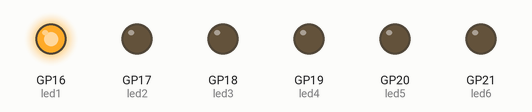
Recording of a program running on a simulated Raspberry Pi Pico running MicroPython. Parts: output pins drawn as LEDs (lit = HIGH).

Above: at 0.15 s.
At 14.1 s:
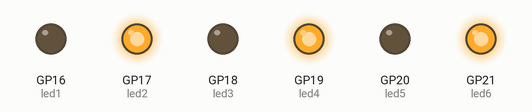
At 19.2 s:
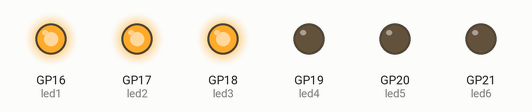
At 22.2 s:
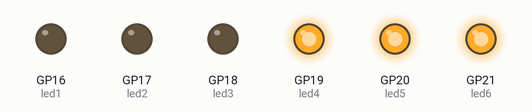
At 24.5 s:
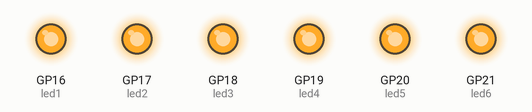
At 39.8 s:
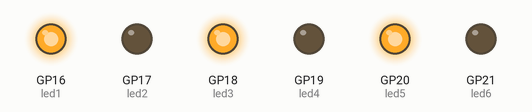
Timing chart, 0 to 40.0 s (numbered marks = the images above):
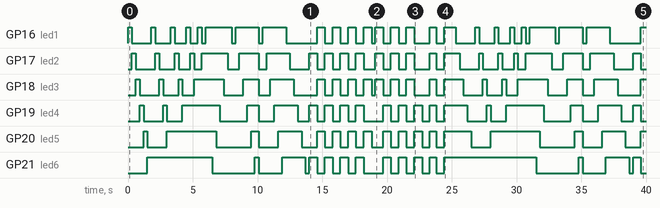

The program:

Full_Pattern.py
```python
from machine import Pin
from utime import sleep


led1=Pin(16,Pin.OUT)
led2=Pin(17,Pin.OUT)
led3=Pin(18,Pin.OUT)
led4=Pin(19,Pin.OUT)
led5=Pin(20,Pin.OUT)
led6=Pin(21,Pin.OUT)


while True:

    led1.value(1)
    sleep(0.3)
    led1.value(0)
    led2.value(1)
    sleep(0.3)
    led2.value(0)
    led3.value(1)
    sleep(0.3)
    led3.value(0)
    led4.value(1)
    sleep(0.3)
    led4.value(0)
    led5.value(1)
    sleep(0.3)
    led5.value(0)
    led6.value(1)
    sleep(0.3)
    led1.value(1)
    sleep(0.3)
    led1.value(0)
    led2.value(1)

    sleep(0.3)
    led2.value(0)
    led3.value(1)
    sleep(0.3)
    led3.value(0)
    led4.value(1)
    sleep(0.3)
    led4.value(0)
    led5.value(1)
    sleep(0.3)
    led1.value(1)
    sleep(0.3)
    led1.value(0)
    led2.value(1)
    sleep(0.3)
    led2.value(0)
    led3.value(1)
    sleep(0.3)
    led3.value(0)
    led4.value(1)
    sleep(0.3)
    led1.value(1)
    sleep(0.3)
    led1.value(0)
    led2.value(1)
    sleep(0.3)
    led2.value(0)
    led3.value(1)
    sleep(0.3)
    led1.value(1)
    sleep(0.3)

    led1.value(0)
    led2.value(1)
    sleep(0.3)
    led1.value(1)
    sleep(0.5)

    led6.value(0)
    sleep(0.3)
    led5.value(0)
    sleep(0.3)
    led4.value(0)
    sleep(0.3)
    led3.value(0)
    sleep(0.3)
    led2.value(0)
    sleep(0.3)
    led1.value(0)
    sleep(0.3)

    led1.value(1)
    sleep(0.3)
    led2.value(1)
    sleep(0.3)
    led3.value(1)
    sleep(0.3)
    led4.value(1)
    sleep(0.3)
    led5.value(1)
    sleep(0.3)
    led6.value(1)
    sleep(0.3)

    led6.value(0)
    led5.value(0)
    led4.value(0)
    led3.value(0)
    led2.value(0)
    led1.value(0)
    sleep(.3)

    led1.toggle()
    sleep(.3)
    led2.toggle()
    sleep(.3)
    led3.toggle()
    sleep(.3)
    led4.toggle()
    sleep(.3)
    led5.toggle()
    sleep(.3)
    led6.toggle()
    sleep(.3)

    led1.toggle()
    sleep(.3)
    led2.toggle()
    sleep(.3)
    led3.toggle()
    sleep(.3)
    led4.toggle()
    sleep(.3)
    led5.toggle()
    sleep(.3)
    led6.toggle()
    sleep(.3)

    led6.value(1)
    led5.value(0)
    led4.value(1)
    led3.value(0)
    led2.value(1)
    led1.value(0)
    sleep(.6)

    led6.value(0)
    led5.value(1)
    led4.value(0)
    led3.value(1)
    led2.value(0)
    led1.value(1)
    sleep(.6)

    led6.value(1)
    led5.value(0)
    led4.value(1)
    led3.value(0)
    led2.value(1)
    led1.value(0)
    sleep(.6)


    led6.value(0)
    led5.value(1)
    led4.value(0)
    led3.value(1)
    led2.value(0)
    led1.value(1)
    sleep(.6)

    led6.value(1)
    led5.value(0)
    led4.value(1)
    led3.value(0)
    led2.value(1)
    led1.value(0)
    sleep(.6)

    led6.value(0)
    led5.value(1)
    led4.value(0)
    led3.value(1)
    led2.value(0)
    led1.value(1)
    sleep(.6)

    led6.value(1)
    led5.value(0)
    led4.value(1)
    led3.value(0)
    led2.value(1)
    led1.value(0)
    sleep(.6)


    led6.value(0)
    led5.value(1)
    led4.value(0)
    led3.value(1)
    led2.value(0)
    led1.value(1)
    sleep(.6)

    led6.value(0)
    led5.value(0)
    led4.value(0)
    led3.value(0)
    led2.value(0)
    led1.value(0)
    sleep(.3)

    led6.value(0)
    led5.value(0)
    led4.value(0)
    led3.value(1)
    led2.value(1)
    led1.value(1)
    sleep(.6)

    led6.value(1)
    led5.value(1)
    led4.value(1)
    led3.value(0)
    led2.value(0)
    led1.value(0)
    sleep(.6)

    led6.value(0)
    led5.value(0)
    led4.value(0)
    led3.value(1)
    led2.value(1)
    led1.value(1)
    sleep(.6)

    led6.value(1)
    led5.value(1)
    led4.value(1)
    led3.value(0)
    led2.value(0)
    led1.value(0)
    sleep(.6)

    led6.value(0)
    led5.value(0)
    led4.value(0)
    led3.value(1)
    led2.value(1)
    led1.value(1)
    sleep(.6)

    led6.value(1)
    led5.value(1)
    led4.value(1)
    led3.value(0)
    led2.value(0)
    led1.value(0)
    sleep(.6)

    led6.value(0)
    led5.value(0)
    led4.value(0)
    led3.value(0)
    led2.value(0)
    led1.value(0)
    sleep(.6)

    led6.value(1)
    led5.value(1)
    led4.value(1)
    led3.value(1)
    led2.value(1)
    led1.value(1)
    sleep(.5)

    led6.value(0)
    led5.value(0)
    led4.value(0)
    led3.value(0)
    led2.value(0)
    led1.value(0)
    sleep(.6)

    led6.value(1)
    led5.value(1)
    led4.value(1)
    led3.value(1)
    led2.value(1)
    led1.value(1)
    sleep(.6)


    
```

Measured:
- by itself, GP16 (led1): LOW → HIGH at 0.00 s, → LOW 0.30 s later, → HIGH 1.5 s later, → LOW 0.30 s later, … (49 changes in this stretch)
- by itself, GP17 (led2): LOW → HIGH at 0.30 s, → LOW 0.30 s later, → HIGH 1.5 s later, → LOW 0.30 s later, … (46 changes in this stretch)
- by itself, GP18 (led3): LOW → HIGH at 0.60 s, → LOW 0.30 s later, → HIGH 1.5 s later, → LOW 0.30 s later, … (41 changes in this stretch)
- by itself, GP19 (led4): LOW → HIGH at 0.90 s, → LOW 0.30 s later, → HIGH 1.5 s later, → LOW 0.30 s later, … (38 changes in this stretch)
- by itself, GP20 (led5): LOW → HIGH at 1.2 s, → LOW 0.30 s later, → HIGH 1.5 s later, → LOW 3.8 s later, … (33 changes in this stretch)
- by itself, GP21 (led6): LOW → HIGH at 1.5 s, → LOW 5.0 s later, → HIGH 3.3 s later, → LOW 0.30 s later, … (30 changes in this stretch)
